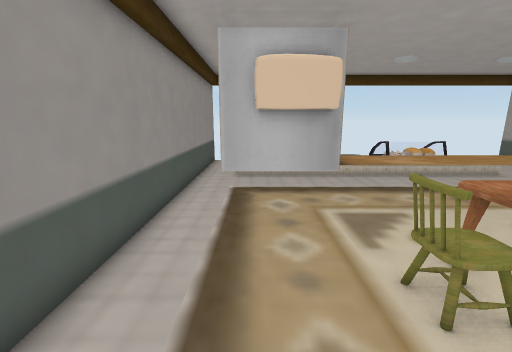
[1] (above)

16 first-person views from a walk through a Unity game level. The camera is 1.3 m above the floor, tilts 12° down and sees 90° across. The floor is counted in squares, 0.5 m on a side. Each view is taken from the middle of a square. On the plan, view 1 faces up. The plan holds only what a view shows up to about 18 squares ahead; the rest is blank.

[2]
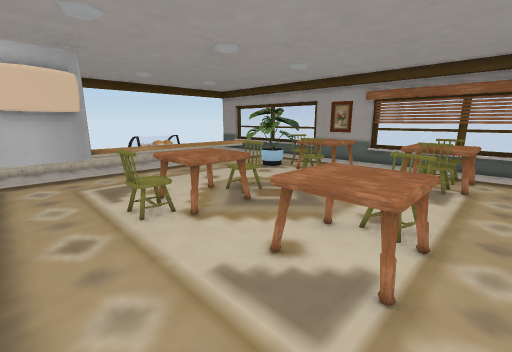

[3]
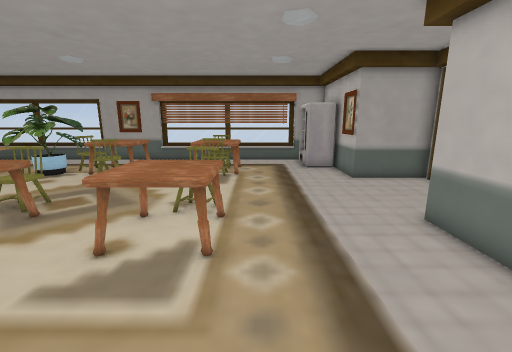

[4]
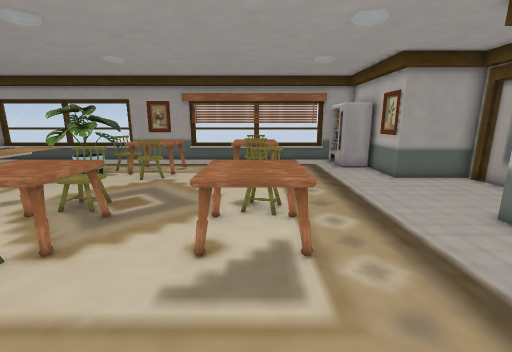

[5]
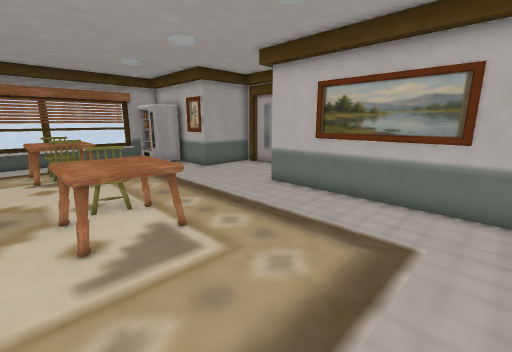

[6]
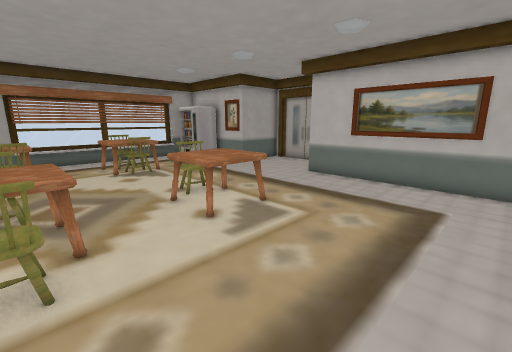

[7]
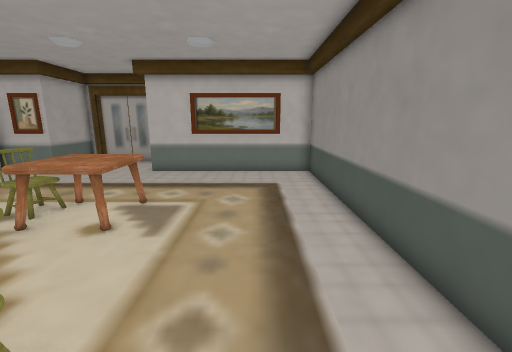

[8]
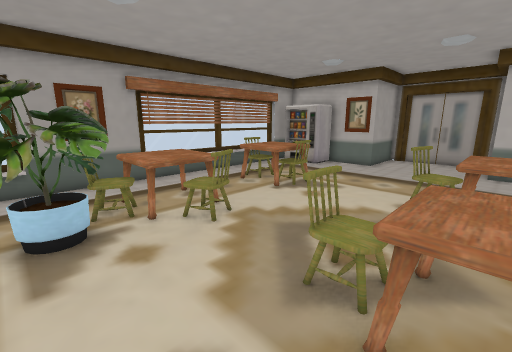

[9]
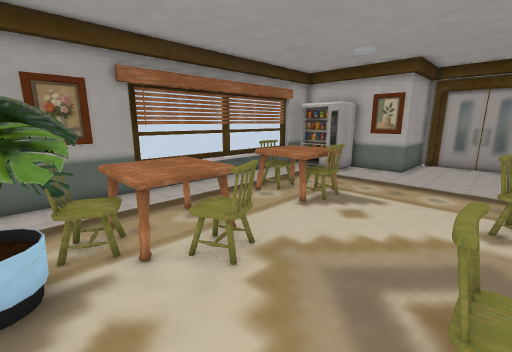

[10]
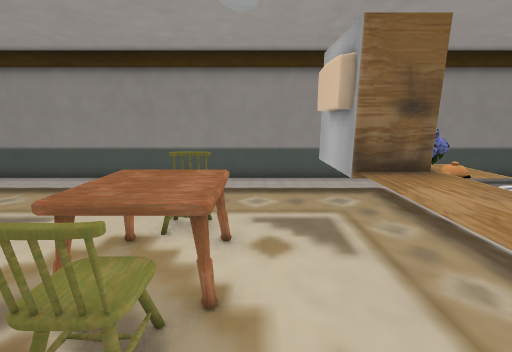

[11]
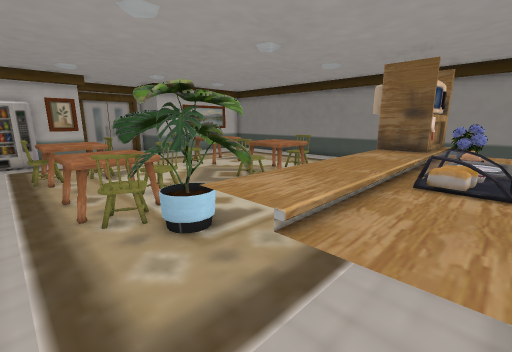

[12]
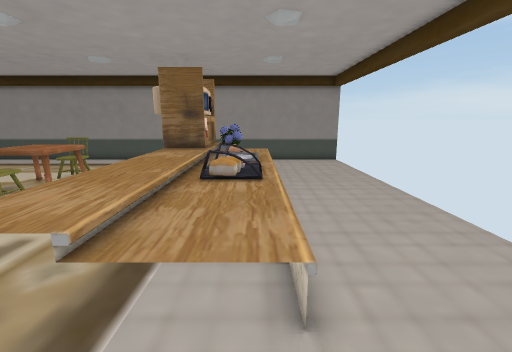

[13]
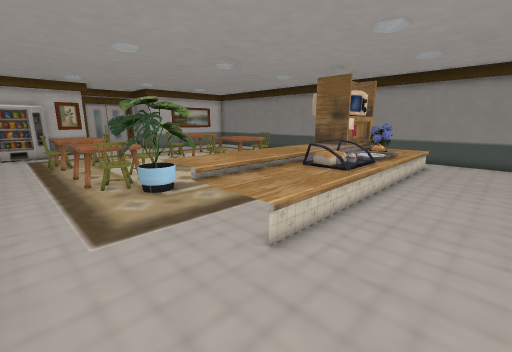

[14]
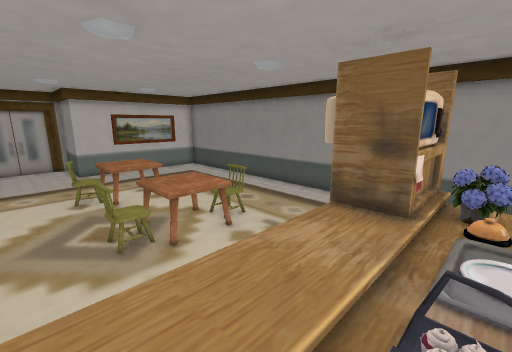

[15]
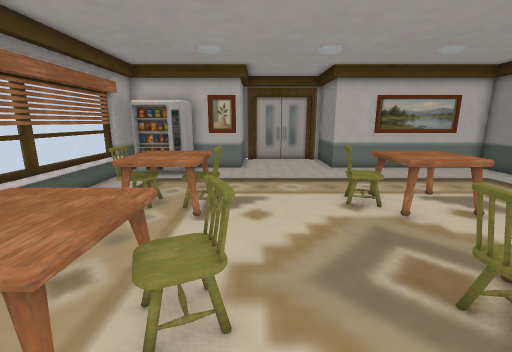

[16]
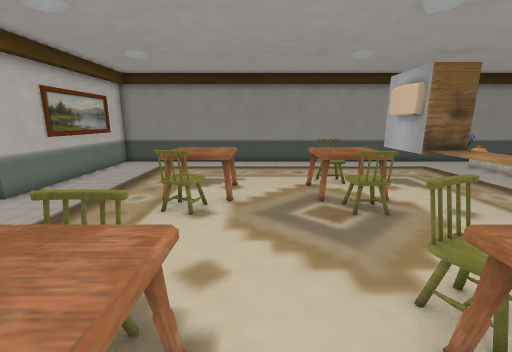

### Floor plan
Key: @ floor where view 1 was taken; # wall or solid block; . main floor; : floor 0.5 m higher than the main floor; + floor 0.75 m higher than the main floor; / step, stairs or slope; = window, fence, low wall or low ledge; O other object.
Columns run from 3 left of view 1 to 17 right of it. Each row starts with its distance up from view 1.
 18 #                   #
 17 #..............     #
 16 #................  .#
 15 #...................=
 14 #...................=
 13 #...................=
 12 #./::::::::::::/....=
 11 #./==:::/++/:::/....#
 10 #.####/////////=....=
  9 #.#OOO ++++++++=....=
  8 #.#OOO========O=....=
  7 #. OOO..............=
  6 #...............O...#
  5 #..............#O=..#
  4 #....= OOO=... OOO..#
  3 #....= OOO=..=#OOO..#
  2 #..... OOO....=OOO..#
  1 #...................#
  0 #..@................#
 -1 #......OOO.... OOO..#
 -2 #......OOO=...=OOO..#
 -3 #......OOO#...#OOO..#
 -4 #...................#
 -5 #...................#
 -6 #...................#
 -7 #................####
 -8 ####### ....... ##
 -9        ###....##
-10          #....#
-11          #....#
-12          ######

Where each view was taken, in squares from view 1:
view 1: 0 up, 0 right, facing up
view 2: 4 down, 0 right, facing up-right
view 3: 4 down, 1 left, facing right
view 4: 2 down, 1 left, facing right
view 5: 0 up, 2 left, facing down-right
view 6: 3 up, 2 left, facing down-right
view 7: 5 up, 0 right, facing down
view 8: 7 up, 5 right, facing down-right
view 9: 6 up, 7 right, facing down-right
view 10: 5 up, 9 right, facing left
view 11: 12 up, 15 right, facing down-left
view 12: 12 up, 15 right, facing left
view 13: 16 up, 16 right, facing down-left
view 14: 11 up, 9 right, facing down-left
view 15: 6 up, 10 right, facing down
view 16: 0 up, 14 right, facing left
